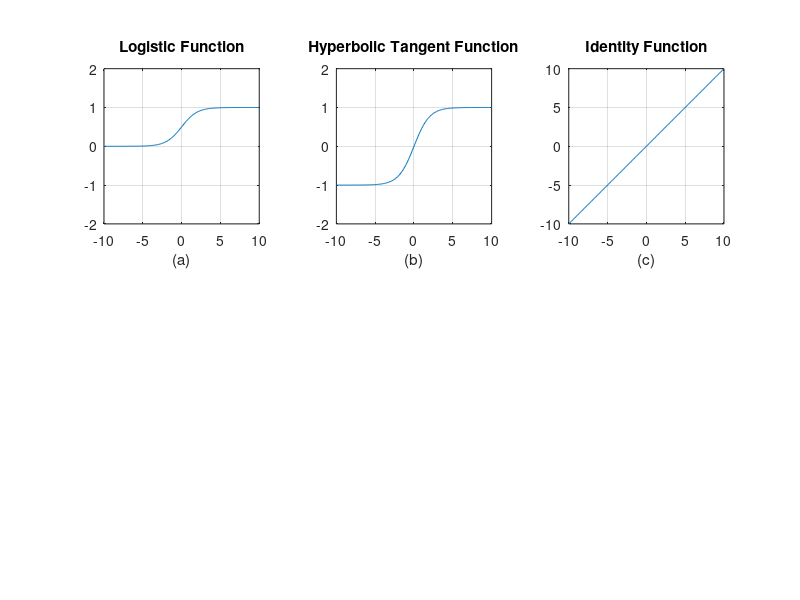

The MATLAB source for this figure:
x=-10:0.1:10
tmp=exp(-x);
y1=1./(1+tmp);
y2=(1-tmp)./(1+tmp);
y3=x;
 
subplot(231);plot(x,y1);grid on;
axis([min(x) max(x) -2 2]);
title('Logistic Function');
xlabel('(a)');axis('square');
 
subplot(232);plot(x,y2);grid on;
axis([min(x) max(x) -2 2]);
title('Hyperbolic Tangent Function');
xlabel('(b)');axis('square');
 
subplot(233);plot(x,y3);grid on;
axis([min(x) max(x) min(x) max(x)]);
title('Identity Function');
xlabel('(c)');axis('square');